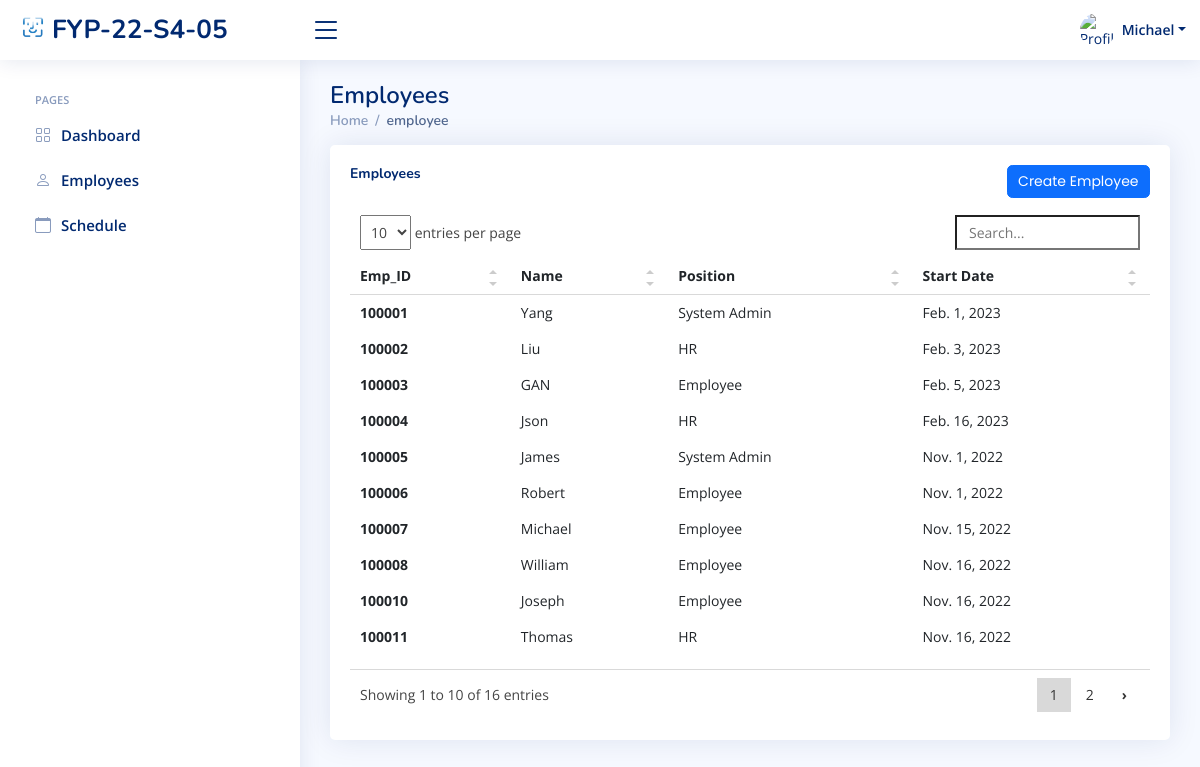
Page /sys_admin/view_employees/ (signed in) on the committed database.
### index/models.py (models this page shows, shortened)
class Employee(models.Model):
	Employee_ID = models.IntegerField(primary_key=True)
	Full_Name = models.CharField(max_length=100)
	Job_Title = models.CharField(max_length=100)
	Phone_Number = models.CharField(max_length=100)
	salt = models.CharField(max_length=50, null=True)
	Email_Address = models.EmailField()
	Role = models.ForeignKey(Role, on_delete=models.CASCADE)
	Profile_Image = models.ImageField(null=True,blank=True, upload_to='profile_pics/')
	Password = models.CharField(max_length=256)
	Start_Date = models.DateField(auto_now_add=True)

class Role(models.Model):
	Role_ID = models.IntegerField(primary_key=True)
	Role_Name = models.CharField(max_length=100)

### index/views/sys_admin.py (the view)
# urls.py: path('sys_admin/view_employees/', sys_admin.sys_admin_view_employees, name='sys_admin_view_employees'),
def sys_admin_view_employees(request):
	currentEmployee = Employee.objects.get(Employee_ID=request.session['Employee_ID'])
	Title = 'Admin View Employees Page'
	allEmployees = Employee.objects.all()
	context = {
		'Employee_ID': currentEmployee.Employee_ID,
		'Full_Name': currentEmployee.Full_Name,
		'Role': currentEmployee.Role.Role_Name,
		'PFP': currentEmployee.Profile_Image.url,
		'Employees': allEmployees,
		'title': Title,
	}
	return render(request, 'sys_admin/sys_admin_view_employees.html', context)

### templates/sys_admin/sys_admin_view_employees.html (shortened to what this page needs)
{% extends "index/base.html" %}
{% load static %}
{% block content %}
{% include 'sys_admin/sys_admin_base.html' %}
  <main id="main" class="main">
    <div class="pagetitle">
      <h1>Employees</h1>
      <nav>
        <ol class="breadcrumb">
          <li class="breadcrumb-item"><a href="{% url 'sys_admin_home' %}">Home</a></li>
          <li class="breadcrumb-item active">employee</li>
        </ol>
      </nav>
    </div>
    <section class="section">
      <div class="row">
        <div class="col-lg-12">
          <div class="card recent-sales overflow-auto">
            <div class="card-body">
              <div class="col-lg-12 align-items-center justify-content-center card-title">
                <h5 class="float-start"><b>Employees</b></h5>
                <a href="{% url 'sys_admin_create_user' %}" class="btn btn-primary float-end">Create Employee</a>
                <br>
              </div>
              <table class="table table-borderless table-hover datatable">
                <thead>
                  <tr>
                    <th scope="col">Emp_ID</th>
                    <th scope="col">Name</th>
                    <th scope="col">Position</th>
                    <th scope="col">Start Date</th>
                  </tr>
                </thead>
                <tbody>
                  {% for employee in Employees %}
                    <tr class="tr" onclick='setGetParameter( "{{ employee.Employee_ID}} ")'>
                      <th scope="row">{{ employee.Employee_ID }}</th>
                      <td>{{ employee.Full_Name }}</td>
                      <td>{{ employee.Role.Role_Name }}</td>
                      <td>{{ employee.Start_Date }}</td>
                    </tr>
                  {% endfor %}
                </tbody>
              </table>
            </div>
          </div>
        </div>
      </div>
    </section>
  </main>
{% endblock content %}

### templates/sys_admin/sys_admin_base.html (shortened to what this page needs)
{% load static %}
  <header id="header" class="header fixed-top d-flex align-items-center">
    <div class="d-flex align-items-center justify-content-between">
      <a href="{% url 'sys_admin_home' %}" class="logo d-flex align-items-center">
        <img src="{% static 'assets/img/logo.png' %}" alt="">
        <span class="d-none d-lg-block">FYP-22-S4-05</span>
      </a>
      <i class="bi bi-list toggle-sidebar-btn"></i>
    </div>
    <nav class="header-nav ms-auto">
      <ul class="d-flex align-items-center">
        <li class="nav-item dropdown pe-3">
          <a class="nav-link nav-profile d-flex align-items-center pe-0" href="#" data-bs-toggle="dropdown">
            <img src="{{ PFP }}" alt="Profile" class="rounded-circle"  height="35" width="35">
            <span class="d-none d-md-block dropdown-toggle ps-2">{{ Full_Name }}</span>
          </a>
        </li>
      </ul>
    </nav>
  </header>
  <aside id="sidebar" class="sidebar">
    <ul class="sidebar-nav" id="sidebar-nav">
      <li class="nav-heading">Pages</li>
      <li class="nav-item">
        <a class="nav-link collapsed" href="{% url 'sys_admin_home' %}">
          <i class="bi bi-grid"></i>
          <span>Dashboard</span>
        </a>
      </li>
      <li class="nav-item">
        <a class="nav-link collapsed" href="{% url 'sys_admin_view_employees' %}">
          <i class="bi bi-person"></i>
          <span>Employees</span>
        </a>
      </li>
      <li class="nav-item">
        <a class="nav-link collapsed" href="{% url 'sys_admin_schedule' %}">
          <i class="bi bi-calendar"></i>
          <span>Schedule</span>
        </a>
      </li>
  </aside>

### static/assets/css/style.css (style rules this page uses)
:root { scroll-behavior: smooth; }
body { font-family: "Open Sans", sans-serif; background: #f6f9ff; color: #444444; }
a { color: #4154f1; text-decoration: none; }
h1, h2, h3, h4, h5, h6 { font-family: "Nunito", sans-serif; }
#main { margin-top: 60px; padding: 20px 30px; transition: all 0.3s; }
.pagetitle { margin-bottom: 10px; }
.pagetitle h1 { font-size: 24px; margin-bottom: 0; font-weight: 600; color: #012970; }
.card { margin-bottom: 30px; border: none; border-radius: 5px; box-shadow: 0px 0 30px rgba(1, 41, 112, 0.1); }
.card-title { padding: 20px 0 15px 0; font-size: 18px; font-weight: 500; color: #012970; font-family: "Poppins", sans-serif; }
.card-body { padding: 0 20px 20px 20px; }
.breadcrumb { font-size: 14px; font-family: "Nunito", sans-serif; color: #899bbd; font-weight: 600; }
.breadcrumb a { color: #899bbd; transition: 0.3s; }
.breadcrumb .breadcrumb-item::before { color: #899bbd; }
.breadcrumb .active { color: #51678f; font-weight: 600; }
.logo { line-height: 1; }
@media (min-width: 1200px) { .logo { width: 280px; } }
.logo img { max-height: 26px; margin-right: 6px; }
.logo span { font-size: 26px; font-weight: 700; color: #012970; font-family: "Nunito", sans-serif; }
.header { transition: all 0.5s; z-index: 997; height: 60px; box-shadow: 0px 2px 20px rgba(1, 41, 112, 0.1); background-color: #fff; padding-left: 20px; }
.header .toggle-sidebar-btn { font-size: 32px; padding-left: 10px; cursor: pointer; color: #012970; }
.header-nav ul { list-style: none; }
.header-nav>ul { margin: 0; padding: 0; }
.header-nav .nav-profile { color: #012970; }
.header-nav .nav-profile img { max-height: 36px; }
.header-nav .nav-profile span { font-size: 14px; font-weight: 600; }
.sidebar { position: fixed; top: 60px; left: 0; bottom: 0; width: 300px; z-index: 996; transition: all 0.3s; padding: 20px; overflow-y: auto; scrollbar-width: thin; scrollbar-color: #aab7cf transparent; box-shadow: 0px 0px 20px rgba(1, 41, 112, 0.1); background-color: #fff; }
@media (min-width: 1200px) { #main, #footer { margin-left: 300px; } }
.sidebar-nav { padding: 0; margin: 0; list-style: none; }
.sidebar-nav li { padding: 0; margin: 0; list-style: none; }
.sidebar-nav .nav-item { margin-bottom: 5px; }
.sidebar-nav .nav-heading { font-size: 11px; text-transform: uppercase; color: #899bbd; font-weight: 600; margin: 10px 0 5px 15px; }
.sidebar-nav .nav-link { display: flex; align-items: center; font-size: 15px; font-weight: 600; color: #4154f1; transition: 0.3; background: #f6f9ff; padding: 10px 15px; border-radius: 4px; }
.sidebar-nav .nav-link i { font-size: 16px; margin-right: 10px; color: #4154f1; }
.sidebar-nav .nav-link.collapsed { color: #012970; background: #fff; }
.sidebar-nav .nav-link.collapsed i { color: #899bbd; }

### rows in the picture
Employee: Full_Name "Michael", Employee_ID "100007", Role.Role_Name "Employee", Start_Date "Nov. 15, 2022"
Employee: Employee_ID "100001", Full_Name "Yang", Role.Role_Name "System Admin", Start_Date "Feb. 1, 2023"
Employee: Employee_ID "100002", Full_Name "Liu", Role.Role_Name "HR", Start_Date "Feb. 3, 2023"
Employee: Employee_ID "100003", Full_Name "GAN", Role.Role_Name "Employee", Start_Date "Feb. 5, 2023"
Employee: Employee_ID "100004", Full_Name "Json", Role.Role_Name "HR", Start_Date "Feb. 16, 2023"
Employee: Employee_ID "100005", Full_Name "James", Role.Role_Name "System Admin", Start_Date "Nov. 1, 2022"
Employee: Employee_ID "100006", Full_Name "Robert", Role.Role_Name "Employee", Start_Date "Nov. 1, 2022"
Employee: Employee_ID "100008", Full_Name "William", Role.Role_Name "Employee", Start_Date "Nov. 16, 2022"
Employee: Employee_ID "100010", Full_Name "Joseph", Role.Role_Name "Employee", Start_Date "Nov. 16, 2022"
Employee: Employee_ID "100011", Full_Name "Thomas", Role.Role_Name "HR", Start_Date "Nov. 16, 2022"
